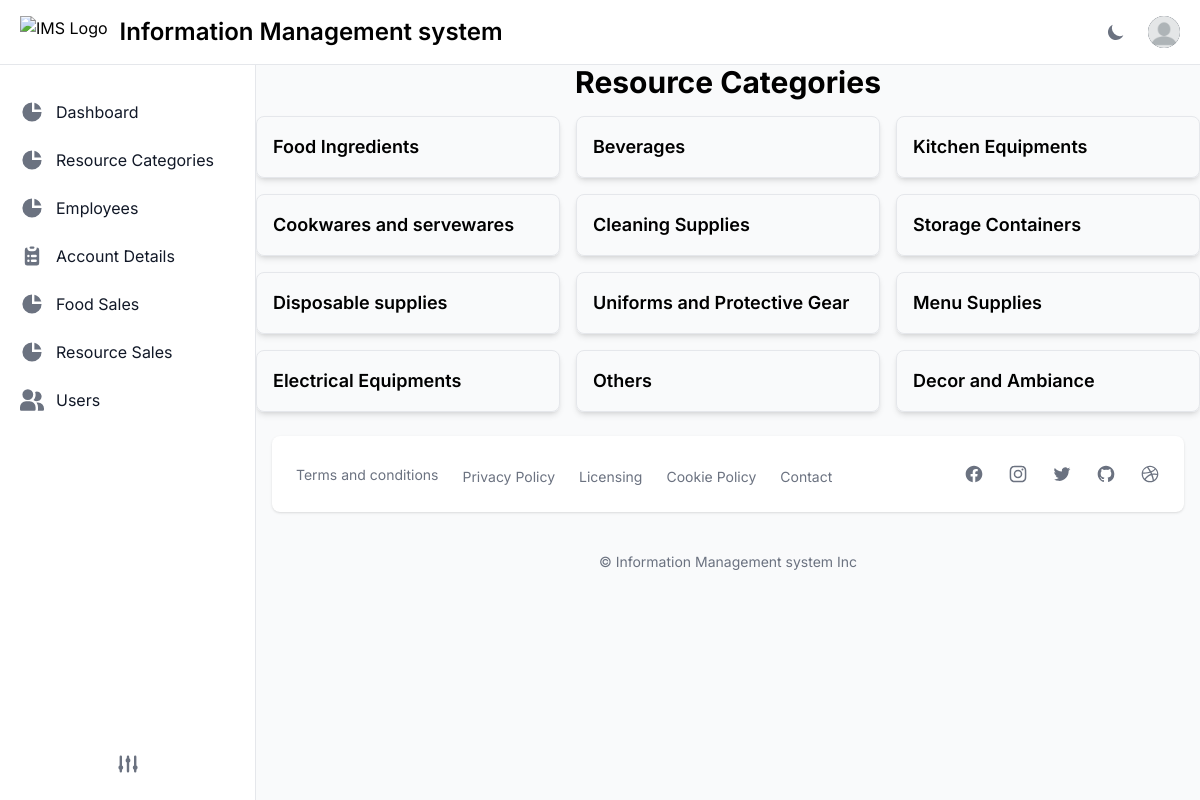
Page /resource/resource-category/ (signed in) on the committed database.
### apps/resource/models.py (models this page shows, shortened)
class Resourcecategory(models.Model):
    name = models.CharField(max_length= 40)
    image = models.ImageField(upload_to='category', null=True, blank=True)

### apps/resource/views.py (the view)
# urls.py: path('resource-category/', views.Resourcecat, name='resource_category'),
@login_required(login_url='/users/signin/')
@admin_required
def Resourcecat(request):
    resourcecat = Resourcecategory.objects.all()
    return render(request, "./resources/resourcecat.html", {'resourcecat':resourcecat})

### templates/resources/resourcecat.html (shortened to what this page needs)
{% extends "layouts/base.html"%}
{% load static %}
{% block content %}
<div class="container mx-auto">
    <h1 class=" text-center text-3xl dark:text-white font-bold mb-4">Resource Categories</h1>
    <div class="grid grid-cols-3 gap-4">
        {% for category in resourcecat %}
            <div class="p-4 border rounded-lg shadow-md">
                <a href="{% url 'resources' category.name %}" class="block">
                <h2 class="dark:text-white text-lg font-semibold">{{ category.name }}</h2>
                </a>
            </div>
        {% endfor %}
    </div>
</div>
{% endblock %}

### rows in the picture
Resourcecategory: name "Food Ingredients"
Resourcecategory: name "Beverages"
Resourcecategory: name "Kitchen Equipments"
Resourcecategory: name "Cookwares and servewares"
Resourcecategory: name "Cleaning Supplies"
Resourcecategory: name "Storage Containers"
Resourcecategory: name "Disposable supplies"
Resourcecategory: name "Uniforms and Protective Gear"
Resourcecategory: name "Menu Supplies"
Resourcecategory: name "Electrical Equipments"
Resourcecategory: name "Others"
Resourcecategory: name "Decor and Ambiance"
